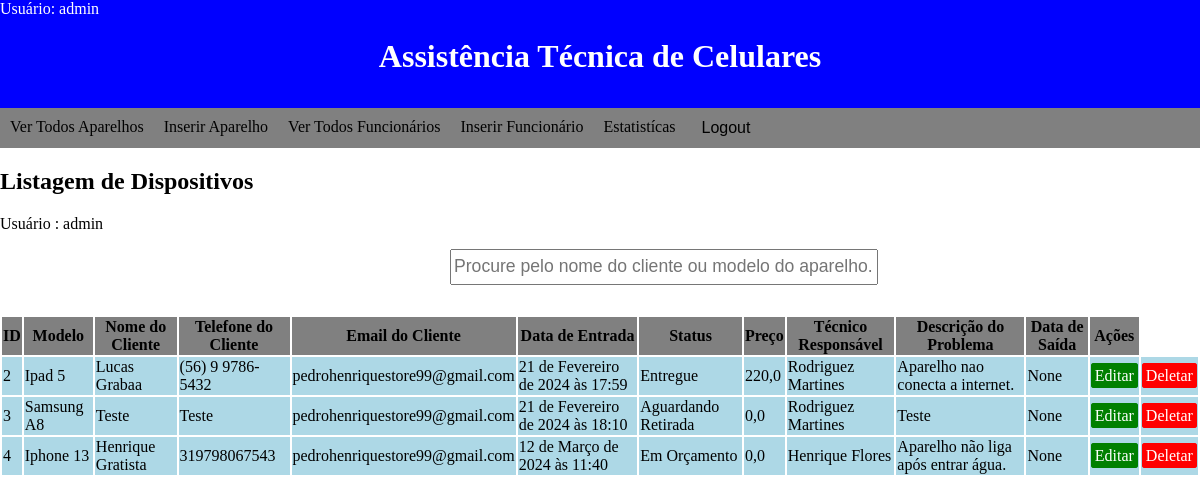
Page /list_devices/ (signed in) on the earlier database version.
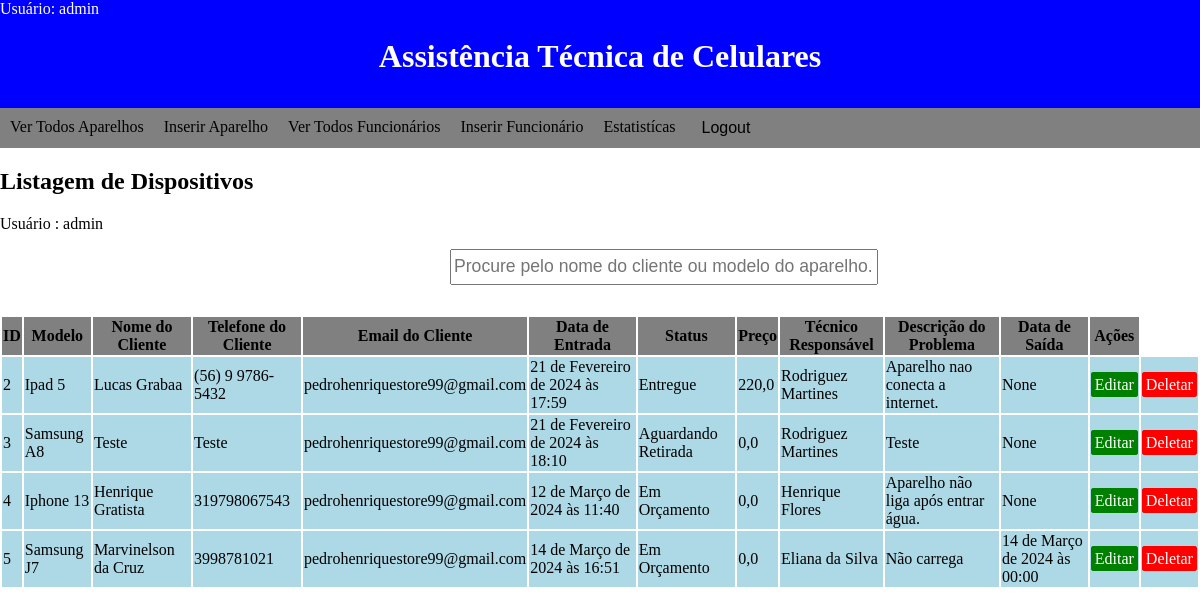
Same page on the later database version.
### devices/models.py (models this page shows)
class Devices(models.Model):
    model = models.CharField(max_length=100)
    client_name = models.CharField(max_length=100)
    client_phone = models.CharField(max_length=30)
    client_email = models.EmailField()
    entry_date = models.DateTimeField(
        auto_now_add=True
    )  # Adiciona automaticamente data e hora de entrada do aparelho
    delivery_date = models.DateTimeField(blank=True,null=True)
    status = models.CharField(choices=STATUS, max_length=50)
    repair_price = models.FloatField(default=0)
    technician = models.ForeignKey(Technicals, on_delete=models.PROTECT, related_name='devices_technicals')
    problem_description = models.TextField()

### technicals/models.py (models this page shows)
class Technicals(models.Model):
    name = models.CharField(max_length=100)
    cpf = models.CharField(max_length=20)
    email = models.EmailField()
    admission_date = models.DateField()
    salary = models.FloatField()
    employee_position = models.CharField(choices=EMPLOYEES_POSITIONS, max_length=100)
    phone_number = models.CharField(default="Não Informado", max_length=20)
    def __str__(self):
        return self.name

### devices/views.py (the view)
# urls.py: path("list_devices/", ListDevicesView.as_view(), name='list_devices'),
class ListDevicesView(LoginRequiredMixin, ListView):
    template_name = "list_devices.html"
    model = Devices
    def get_queryset(self):
        queryset = super().get_queryset()
        search = self.request.GET.get('search', '')
        queryset = queryset.filter(Q(client_name__icontains=search) | Q(model__icontains=search))
        return queryset

### devices/templates/list_devices.html
{% extends 'base.html' %}
{% load static %}
{% block styles %}
    <link rel="stylesheet" type="text/css" href="{% static 'css/base.css' %}">
    <link rel="stylesheet" type="text/css" href="{% static 'css/list_devices.css' %}">
{% endblock %}
{% block content %}
    <h2>Listagem de Dispositivos</h2>
    <p>Usuário : {{ request.user }}</p>
    <form class="search_form" method="get">
        <input name="search" placeholder="Procure pelo nome do cliente ou modelo do aparelho...">
    </form>
    <table>
        <thead>
            <tr>
                <th>ID</th>
                <th>Modelo</th>
                <th>Nome do Cliente</th>
                <th>Telefone do Cliente</th>
                <th>Email do Cliente</th>
                <th>Data de Entrada</th>
                <th>Status</th>
                <th>Preço</th>
                <th>Técnico Responsável</th>
                <th>Descrição do Problema</th>
                <th>Data de Saída</th>
                <th>Ações</th>
            </tr>
        </thead>
        <tbody>
            {% for device in object_list %}
                <tr>
                    <td>{{ device.id }}</td>
                    <td>{{ device.model}}</td>
                    <td>{{ device.client_name}}</td>
                    <td>{{ device.client_phone }}</td>
                    <td>{{ device.client_email }}</td>
                    <td>{{ device.entry_date }}</td>
                    <td>{{ device.status }}</td>
                    <td>{{ device.repair_price }}</td>
                    <td>{{ device.technician }}</td>
                    <td>{{ device.problem_description }}</td>
                    <td>{{ device.delivery_date }}</td>
                    <td><a href="{% url 'update_device' device.pk %}" class="edit-btn">Editar</a></td>
                    <td><a href="{% url 'delete_device' device.pk %}" class="delete-btn">Deletar</a></td>
                </tr>
            {% endfor %}
        </tbody>
    </table>
{% endblock %}

Differences in the rows shown:
added Devices: id "5", model "Samsung J7", client_name "Marvinelson da Cruz", client_phone "3998781021", client_email "pedrohenriquestore99@gmail.com", entry_date "14 de Março de 2024 às 16:51", status "Em Orçamento", repair_price "0,0", technician "Eliana da Silva", problem_description "Não carrega", delivery_date "14 de Março de 2024 às 00:00"
